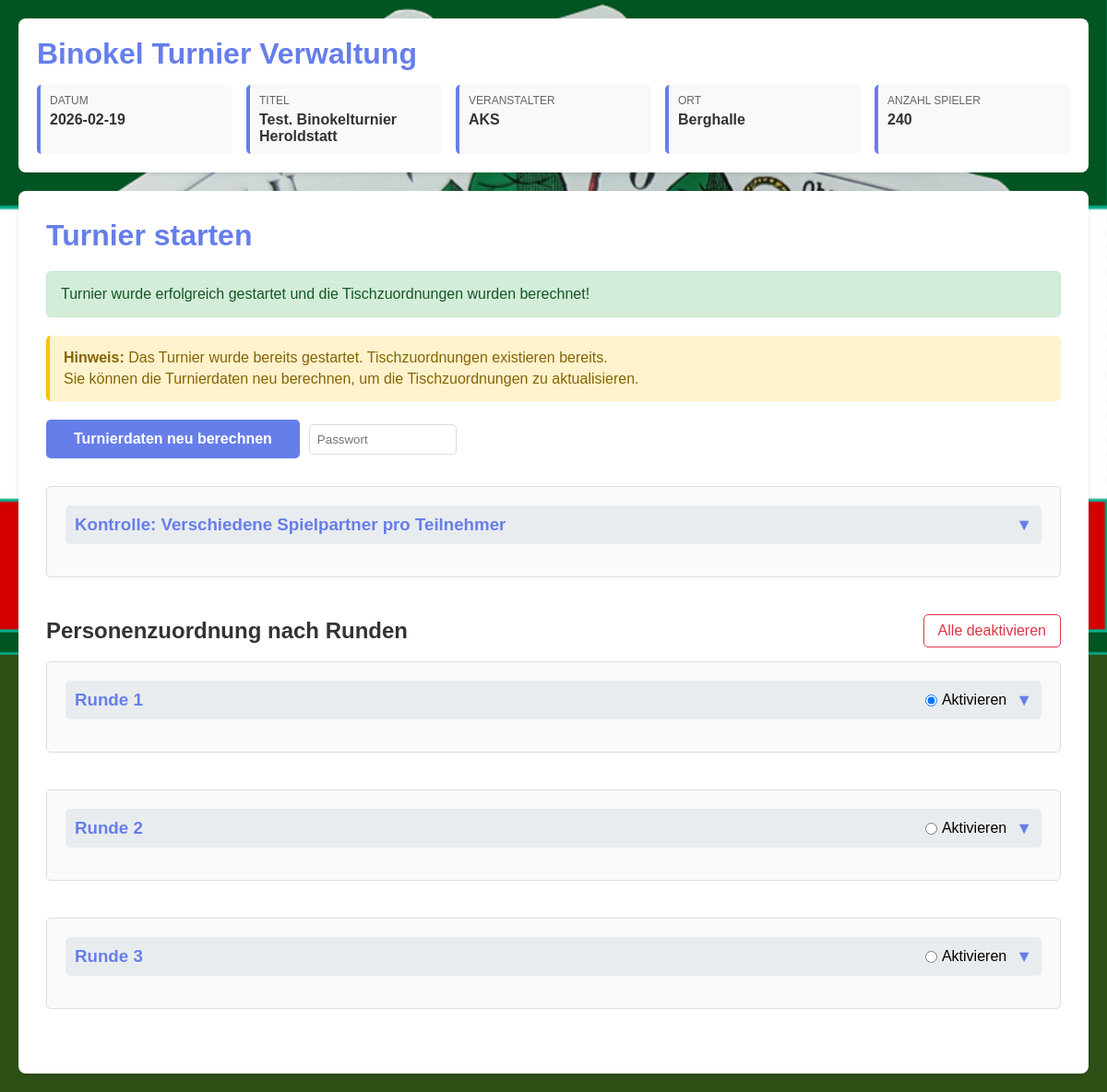
/turnier/turnier_starten.php?success=1, run on an earlier commit of the app's database.
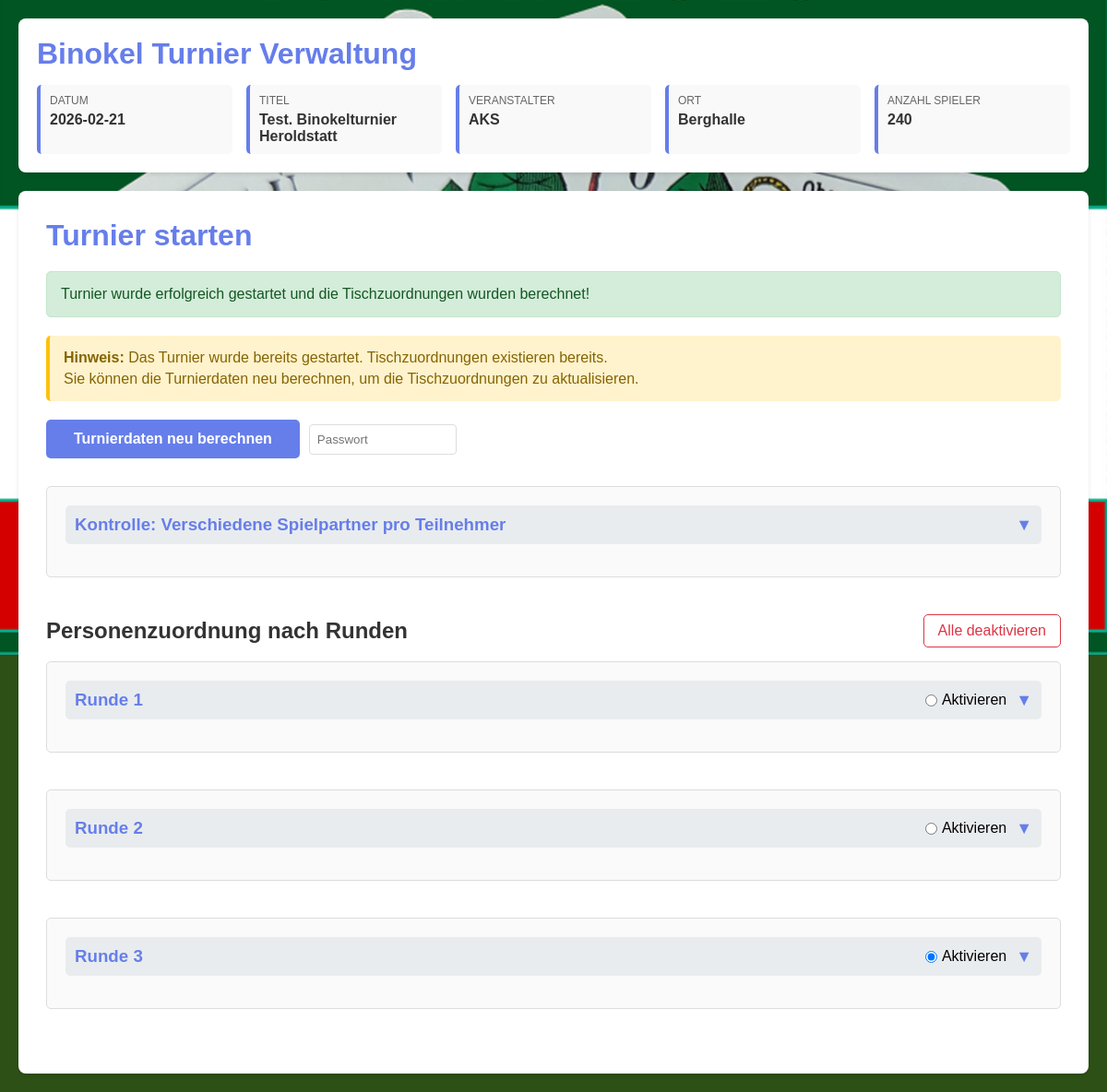
And on a later commit of the database.
### tables this page shows
CREATE TABLE turnier (
        id INTEGER PRIMARY KEY AUTOINCREMENT,
        datum TEXT NOT NULL,
        titel TEXT NOT NULL,
        veranstalter TEXT NOT NULL,
        ort TEXT NOT NULL,
        erstellt_am TEXT DEFAULT CURRENT_TIMESTAMP,
        aktiv INTEGER DEFAULT 1
    , anzahl_spieler INTEGER DEFAULT 0, anzahl_runden INTEGER DEFAULT 3, spieler_pro_runde INTEGER DEFAULT 3, aktive_runde INTEGER DEFAULT NULL, aktive_ergebnis_runde INTEGER DEFAULT NULL, googlemaps_link TEXT DEFAULT NULL, startzeit TEXT DEFAULT NULL, einlasszeit TEXT DEFAULT NULL);

### turnier/config.php (called while the page is built, shortened)
<?php
function getAktuellesTurnier() {
    $db = getDB();
    $stmt = $db->query("SELECT * FROM turnier WHERE aktiv = 1 ORDER BY id DESC LIMIT 1");
    return $stmt->fetch(PDO::FETCH_ASSOC);
}

### turnier/turnier_starten.php (the view, shortened to what the changed rows need)
<?php
require_once 'config.php';
$aktuellesTurnier = getAktuellesTurnier();
$hatZuordnungen = false;
if ($aktuellesTurnier) {
    $db = getDB();
    $stmt = $db->prepare("SELECT COUNT(*) as count FROM turnier_zuordnungen WHERE turnier_id = ?");
    $stmt->execute([$aktuellesTurnier['id']]);
    $result = $stmt->fetch(PDO::FETCH_ASSOC);
    $hatZuordnungen = ($result['count'] > 0);
}
?>
<!DOCTYPE html>
<html lang="de">
<head>
</head>
<body>
    <?php include 'header.php'; ?>
    <div class="container">
        <h1>Turnier starten</h1>
        <?php if (!$aktuellesTurnier): ?>
            <div class="message error">
                Kein aktives Turnier gefunden. Bitte erst ein Turnier erfassen und aktivieren.
            </div>
        <?php else: ?>
            <?php if ($hatZuordnungen): ?>
                <div style="display: flex; justify-content: space-between; align-items: center; margin-bottom: 15px;">
                    <h2 style="margin: 0;">Personenzuordnung nach Runden</h2>
                </div>
                <?php
                $anzahlRunden = intval($aktuellesTurnier['anzahl_runden'] ?? 3);
                for ($runde = 1; $runde <= $anzahlRunden; $runde++):
                ?>
                    <div id="runde-<?php echo $runde; ?>" class="runde-container">
                        <div class="runde-header" onclick="toggleRunde(<?php echo $runde; ?>)">
                            <h3>Runde <?php echo $runde; ?></h3>
                            <div style="display: flex; align-items: center; gap: 10px;">
                                <label style="display: flex; align-items: center; gap: 5px; cursor: pointer; margin: 0;" onclick="event.stopPropagation();">
                                    <input type="radio" name="aktive_runde" value="<?php echo $runde; ?>"
                                           <?php echo (isset($aktuellesTurnier['aktive_runde']) && $aktuellesTurnier['aktive_runde'] == $runde) ? 'checked' : ''; ?>
                                           onchange="aktiviereRunde(<?php echo $runde; ?>)">
                                    <span>Aktivieren</span>
                                </label>
                                <span class="runde-toggle" id="toggle-<?php echo $runde; ?>">▼</span>
                            </div>
                        </div>
                    </div>
                <?php endfor; ?>
            <?php endif; ?>
        <?php endif; ?>
    </div>
</body>
</html>

### turnier/header.php (shortened to what the changed rows need)
<?php
require_once 'config.php';
$aktuellesTurnier = getAktuellesTurnier();
?>
<div class="header">
    <h1>Binokel Turnier Verwaltung</h1>
    <?php if ($aktuellesTurnier): ?>
        <div class="turnier-info">
            <div class="info-item">
                <div class="info-label">Datum</div>
                <div class="info-value"><?php echo htmlspecialchars($aktuellesTurnier['datum']); ?></div>
            </div>
            <div class="info-item">
                <div class="info-label">Titel</div>
                <div class="info-value"><?php echo htmlspecialchars($aktuellesTurnier['titel']); ?></div>
            </div>
            <div class="info-item">
                <div class="info-label">Veranstalter</div>
                <div class="info-value"><?php echo htmlspecialchars($aktuellesTurnier['veranstalter']); ?></div>
            </div>
            <div class="info-item">
                <div class="info-label">Ort</div>
                <div class="info-value"><?php echo htmlspecialchars($aktuellesTurnier['ort']); ?></div>
            </div>
            <div class="info-item">
                <div class="info-label">Anzahl Spieler</div>
                <div class="info-value"><?php echo htmlspecialchars($aktuellesTurnier['anzahl_spieler'] ?? '0'); ?></div>
            </div>
        </div>
    <?php else: ?>
        <p class="no-turnier">Noch kein Turnier erfasst</p>
    <?php endif; ?>
</div>

What changed in the data, as far as the page shows it:
changed turnier "Test. Binokelturnier Heroldstatt": datum "2026-02-19" → "2026-02-21"; aktive_runde "☑ Aktivieren" → "☐ Aktivieren"; aktive_runde "☐ Aktivieren" → "☑ Aktivieren"
